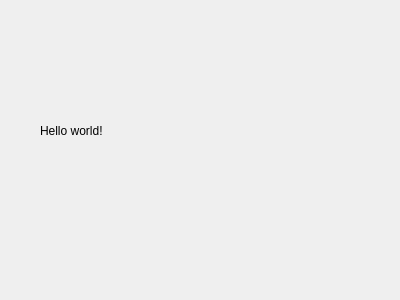
<?xml version="1.0" encoding="UTF-8"?>
<ui version="4.0">
 <class>HelloDialog</class>
 <widget class="QDialog" name="HelloDialog">
  <property name="geometry">
   <rect>
    <x>0</x>
    <y>0</y>
    <width>400</width>
    <height>300</height>
   </rect>
  </property>
  <property name="windowTitle">
   <string>Dialog</string>
  </property>
  <widget class="QLabel" name="label">
   <property name="geometry">
    <rect>
     <x>40</x>
     <y>120</y>
     <width>111</width>
     <height>21</height>
    </rect>
   </property>
   <property name="text">
    <string>Hello world!</string>
   </property>
  </widget>
 </widget>
 <resources/>
 <connections/>
</ui>
